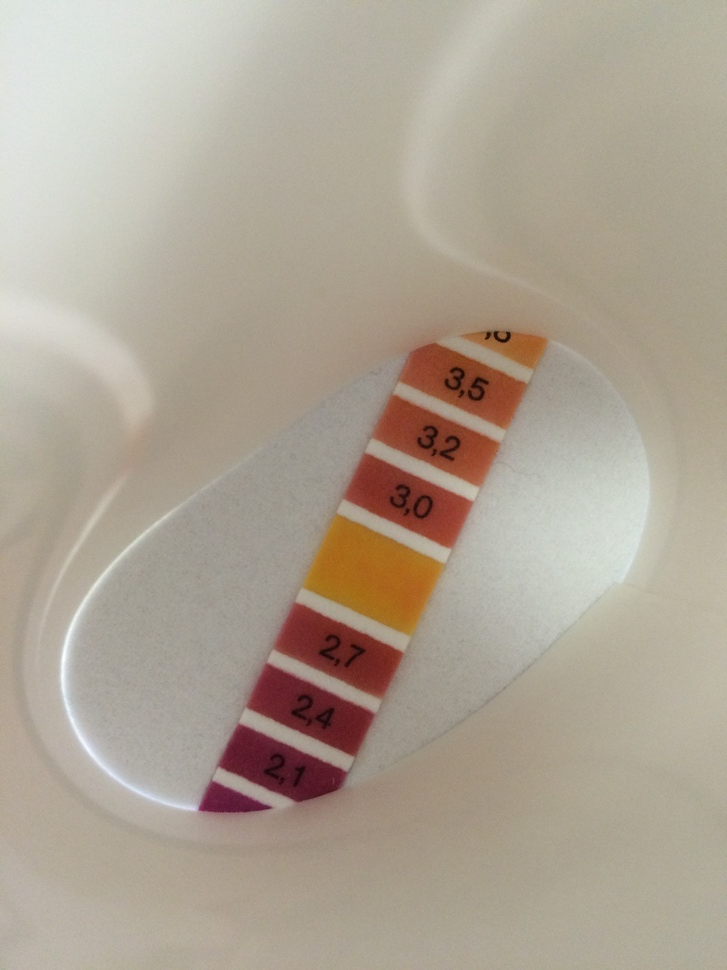
#> input picture IMG_0678.JPG, 727 x 970 px, shrunk from 2448 x 3264 before the run
$ python findsquares_save.py IMG_0678.JPG   (Python 2 division)
#> lines starting #> are read from the running program, lines starting #| are printed output that depends on the picture; after the words box and inside, x2 and y2 are one past the last pixel; in counts of white or black regions, pixels touching at a corner belong together
import numpy as np
import cv2
import sys

image = sys.argv[1]

# Load an color image in grayscale
img = cv2.imread(image)
#> img is the input picture: shape (970, 727, 3); mean B, G, R 148.6, 163.6, 174.3
print img[0][0]
#| [220 228 217]

gray = cv2.cvtColor(img, cv2.COLOR_BGR2GRAY)
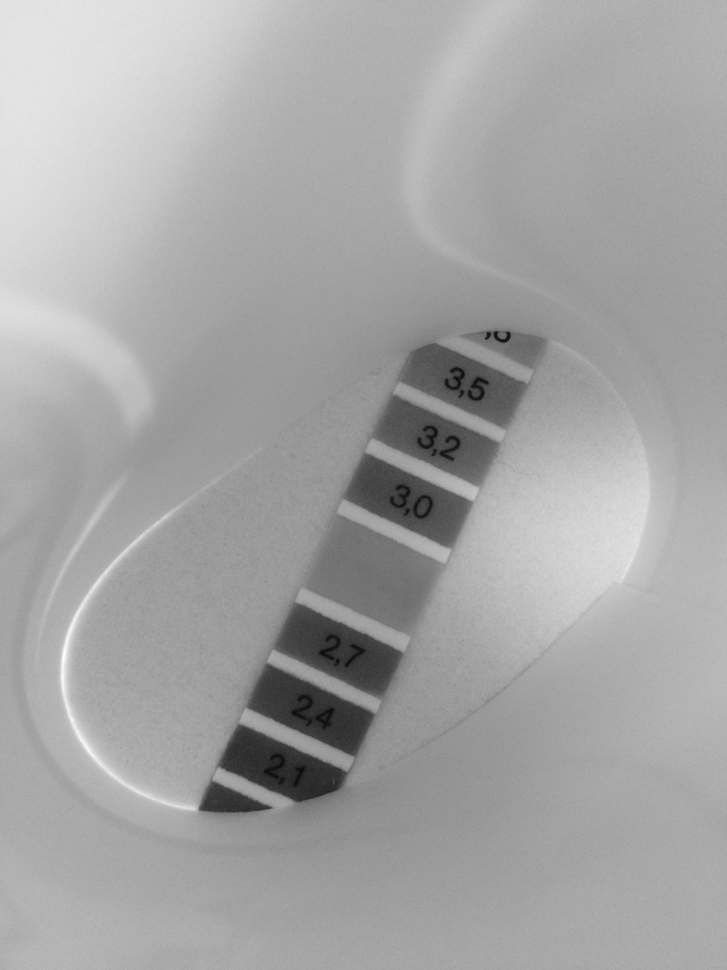
#> gray: shape (970, 727); min 12, max 254, mean 165.1

cv2.namedWindow('gray', cv2.WINDOW_NORMAL)
cv2.imshow('gray', gray)
cv2.waitKey(0)
cv2.destroyAllWindows()

ret,thresh = cv2.threshold(gray,127,255,0)
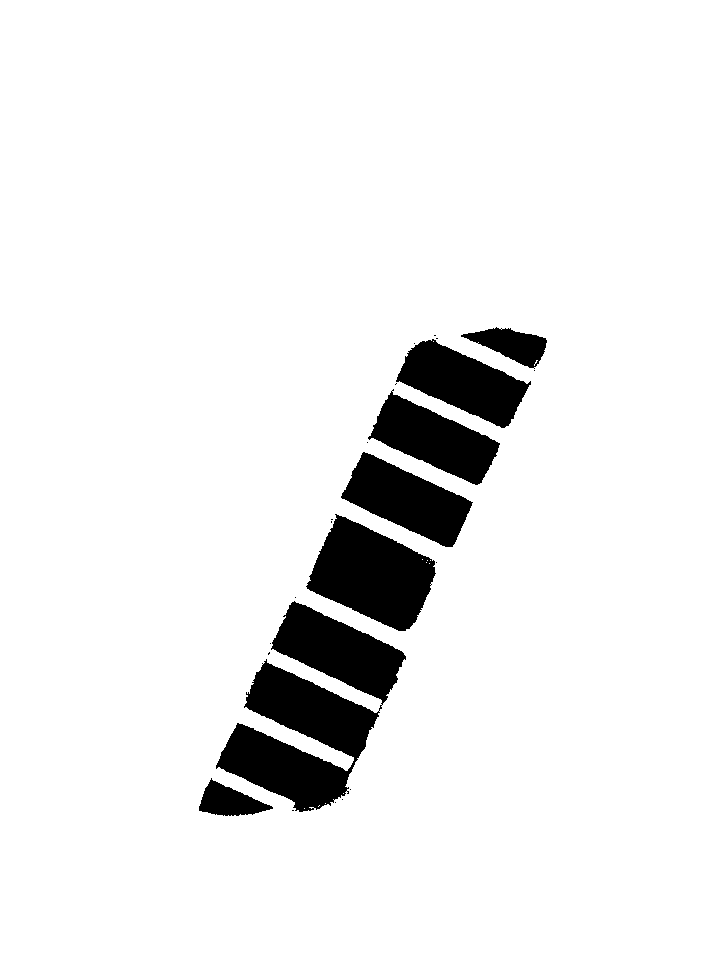
#> thresh: shape (970, 727); 92.9% white; 23 black regions (16 under 20 px)

contours,h = cv2.findContours(thresh,cv2.RETR_TREE,cv2.CHAIN_APPROX_SIMPLE)
#> contours = 44 contours, 35 with area under 20; largest, box (x1, y1, x2, y2) and area: (0, 0, 727, 970) 703494, (215, 658, 381, 813) 12928, (305, 513, 437, 632) 9254, (270, 600, 407, 706) 6914, (340, 451, 474, 548) 6496; h = 44 rows, first 6: [-1, -1, 1, -1], [2, -1, -1, 0], [3, 1, -1, 0], [4, 2, -1, 0], [5, 3, -1, 0], [6, 4, -1, 0]

squares = []
count = 0
for cnt in contours:
    approx = cv2.approxPolyDP(cnt,0.1*cv2.arcLength(cnt,True),True)
    area = cv2.contourArea(cnt)

    if len(approx)==4 and (area > 10000):
        squares.append({'area': area, 'contour':cnt})
        count = count + 1
#> this loop made 44 passes
#> (approx, area, count) on passes 1, 10: ([[0, 0], [0, 969], [726, 969], [726, 0]], 703494, 1), ([[266, 658], [330, 806], [215, 768], [353, 760]], 12927.5, 2)
#> (approx, area) on passes 7, 17, 23, 29, 31, 38: ([[198, 810], [211, 777], [273, 807]], 1603), ([[292, 601], [404, 653], [382, 705], [270, 649]], 6913.5), ([[335, 513], [435, 561], [409, 629], [306, 588]], 9254.5), ([[363, 451], [473, 502], [452, 547], [340, 497]], 6495.5), ([[390, 391], [499, 442], [482, 482], [369, 440]], 6146), ([[407, 351], [531, 384], [501, 428]], 6291)
#> after the loop, count = 2; squares = 2 items

sorted_squares = sorted(squares, key=lambda k: k['area'])
#> sorted_squares = 2 items
big_square_contour = sorted_squares[-2]['contour']
#> big_square_contour = contour of 512 points, box (x1, y1, x2, y2) (215, 658, 381, 813), area 12928

M = cv2.moments(big_square_contour)
#> M = moments, m00 12927.5, centre m10/m00, m01/m00 = (296.9, 738.7)
cx = int(M['m10']/M['m00'])
#> cx = 296
cy = int(M['m01']/M['m00'])
#> cy = 738


print "BIG SQUARE CONTOUR COLOUR BGR"
cent_color = img[cy][cx]
#> cent_color = [147, 159, 169]
x = cent_color[0]
#> x = 147
y = cent_color[1]
#> y = 159
z = cent_color[2]
#> z = 169
print "x, y, z"
print x, y, z
#| 147 159 169
color = (x, y, z)
#> color = (147, 159, 169)

cv2.drawContours(img,[big_square_contour],0, (46, 65, 180),40)
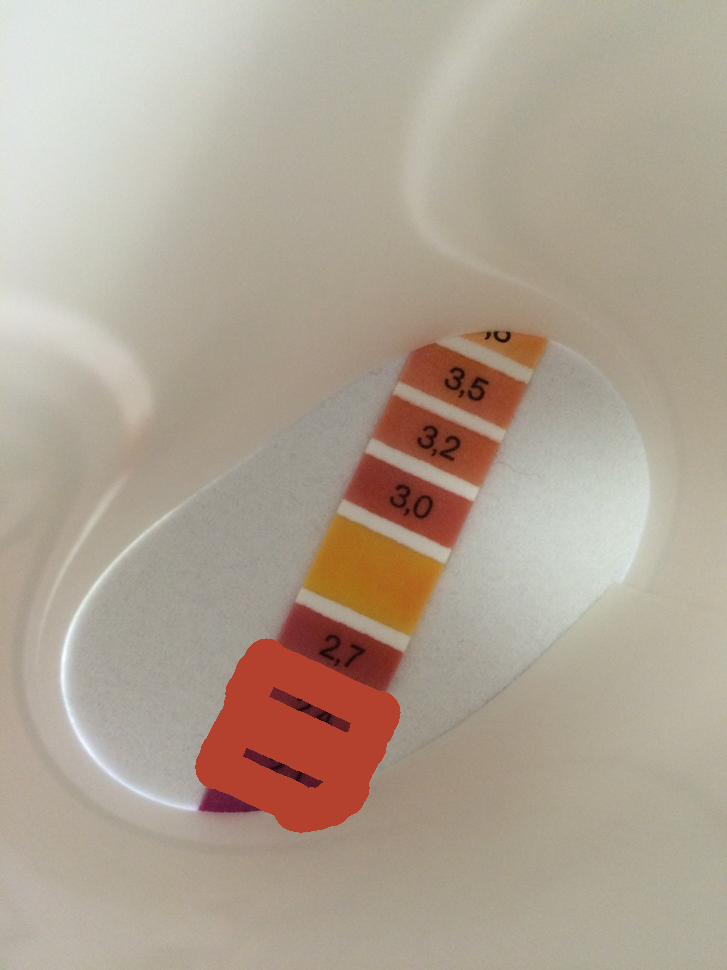
#> img: shape (970, 727, 3); 3.45% of pixels changed, all inside (x1, y1, x2, y2) = (195, 638, 401, 833)

print 'count', count
#| count 2

cv2.namedWindow('img', cv2.WINDOW_NORMAL)
cv2.imshow('img',img)
cv2.waitKey(0)
cv2.destroyAllWindows()
